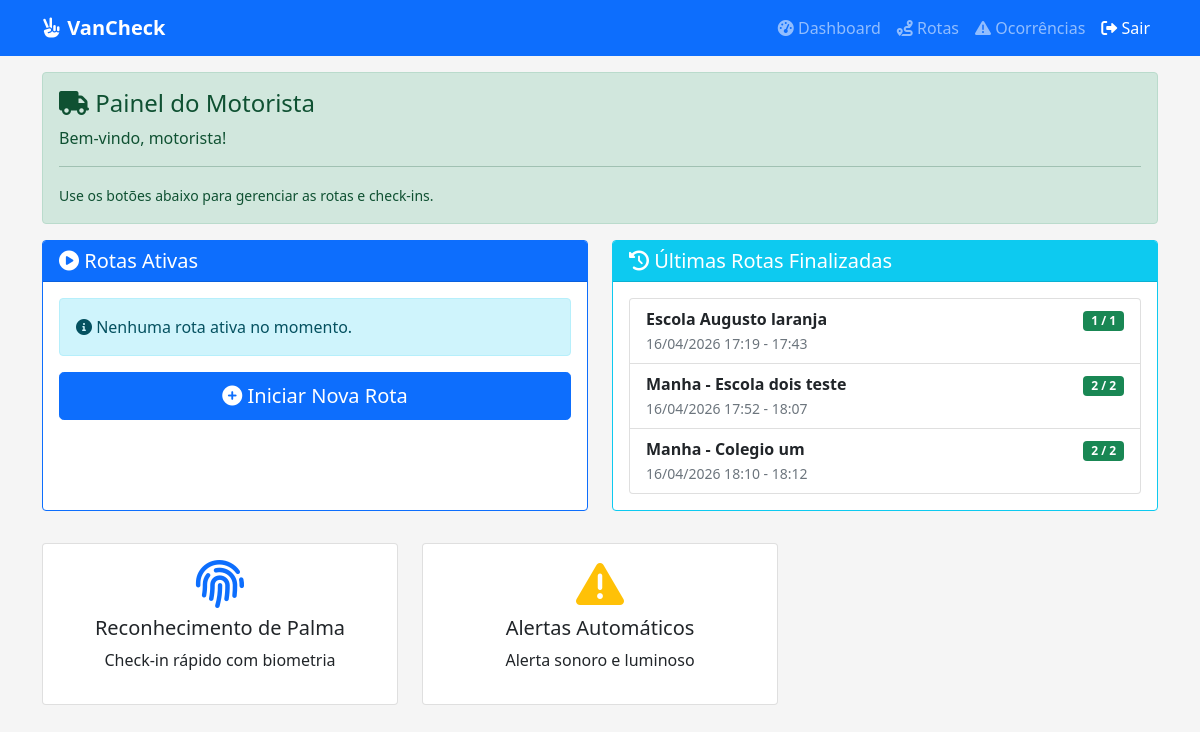
Before: /dashboard/ (signed in) with the older database file.
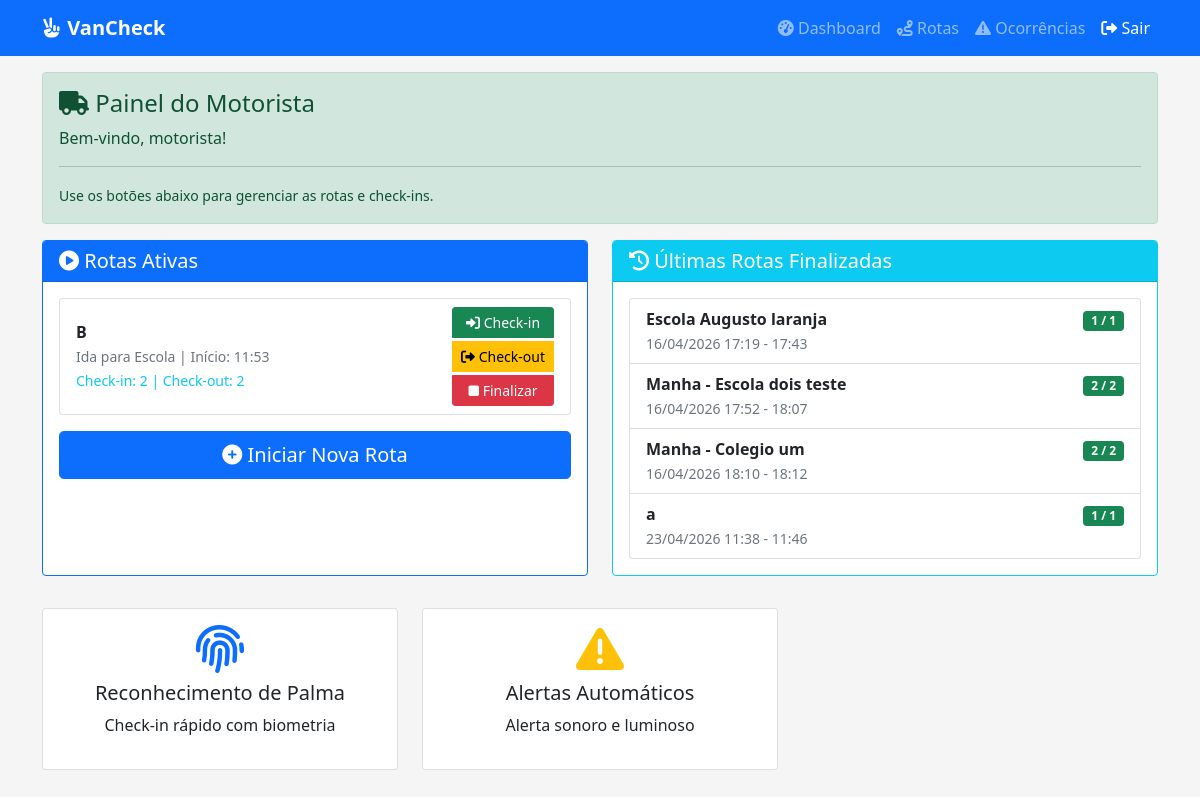
After: the same page with the newer database file.
### apps/checkin/models.py (models this page shows, shortened)
class SessaoRota (models .Model ):
    STATUS_CHOICES =(
    ('ATIVA','Ativa'),
    ('FINALIZADA','Finalizada'),
    ('CANCELADA','Cancelada'),
    )
    TIPO_CHOICES =(
    ('IDA','Ida para Escola'),
    ('VOLTA','Volta para Casa'),
    )
    id =models .UUIDField (primary_key =True ,default =uuid .uuid4 ,editable =False )
    nome_rota =models .CharField (max_length =100 ,help_text ="Ex: Rota Manhã - Bairro A")
    tipo =models .CharField (max_length =5 ,choices =TIPO_CHOICES )
    data_inicio =models .DateTimeField (auto_now_add =True )
    data_fim =models .DateTimeField (null =True ,blank =True )
    status =models .CharField (max_length =10 ,choices =STATUS_CHOICES ,default ='ATIVA')
    motorista =models .CharField (max_length =100 ,blank =True ,default ='')
    horario_previsto =models .TimeField (null =True ,blank =True )
    def get_total_checkins (self ):
        return self .registros .filter (checkin_realizado =True ).count ()
    def get_total_checkouts (self ):
        return self .registros .filter (checkout_realizado =True ).count ()
    def get_divergencia (self ):
        return self .get_total_checkins ()-self .get_total_checkouts ()

### apps/checkin/views.py (the view)
# urls.py: path('dashboard/', dashboard, name='dashboard'),
@login_required
def dashboard (request ):
    print ("=== Acessando Dashboard ===")
    print (f"Usuário: {request .user }")
    rotas_ativas =SessaoRota .objects .filter (status ='ATIVA')
    rotas_finalizadas =SessaoRota .objects .filter (status ='FINALIZADA')[:10 ]
    context ={
    'rotas_ativas':rotas_ativas ,
    'rotas_finalizadas':rotas_finalizadas ,
    'total_ativas':rotas_ativas .count (),
    }
    return render (request ,'dashboard.html',context )

### templates/dashboard.html (shortened to what this page needs)
{% extends 'base.html' %}
{% load static %}
{% block content %}
<div class="row">
    <div class="col-12">
        <div class="alert alert-success">
            <h4><i class="fas fa-truck"></i> Painel do Motorista</h4>
            <p>Bem-vindo, {{ user.get_full_name|default:user.username }}!</p>
            <hr>
            <small>Use os botões abaixo para gerenciar as rotas e check-ins.</small>
        </div>
    </div>
</div>
<div class="row">
    <div class="col-md-6 mb-3">
        <div class="card h-100 border-primary">
            <div class="card-header bg-primary text-white">
                <h5 class="mb-0"><i class="fas fa-play-circle"></i> Rotas Ativas</h5>
            </div>
            <div class="card-body">
                {% if rotas_ativas %}
                    <div class="list-group">
                        {% for rota in rotas_ativas %}
                        <div class="list-group-item">
                            <div class="d-flex justify-content-between align-items-center">
                                <div>
                                    <strong>{{ rota.nome_rota }}</strong><br>
                                    <small class="text-muted">
                                        {{ rota.get_tipo_display }} |
                                        Início: {{ rota.data_inicio|date:"H:i" }}
                                    </small><br>
                                    <small class="text-info">
                                        Check-in: {{ rota.get_total_checkins }} |
                                        Check-out: {{ rota.get_total_checkouts }}
                                    </small>
                                </div>
                                <div class="btn-group-vertical">
                                    <a href="{% url 'checkin_aluno' rota.id %}" class="btn btn-sm btn-success mb-1">
                                        <i class="fas fa-sign-in-alt"></i> Check-in
                                    </a>
                                    <a href="{% url 'checkout_escola' rota.id %}" class="btn btn-sm btn-warning mb-1">
                                        <i class="fas fa-sign-out-alt"></i> Check-out
                                    </a>
                                    <a href="{% url 'finalizar_rota' rota.id %}" class="btn btn-sm btn-danger">
                                        <i class="fas fa-stop"></i> Finalizar
                                    </a>
                                </div>
                            </div>
                        </div>
                        {% endfor %}
                    </div>
                {% else %}
                    <div class="alert alert-info">
                        <i class="fas fa-info-circle"></i> Nenhuma rota ativa no momento.
                    </div>
                {% endif %}
                <div class="d-grid mt-3">
                    <a href="{% url 'iniciar_rota' %}" class="btn btn-primary btn-lg">
                        <i class="fas fa-plus-circle"></i> Iniciar Nova Rota
                    </a>
                </div>
            </div>
        </div>
    </div>
    <div class="col-md-6 mb-3">
        <div class="card h-100 border-info">
            <div class="card-header bg-info text-white">
                <h5 class="mb-0"><i class="fas fa-history"></i> Últimas Rotas Finalizadas</h5>
            </div>
            <div class="card-body">
                {% if rotas_finalizadas %}
                    <div class="list-group">
                        {% for rota in rotas_finalizadas %}
                        <div class="list-group-item">
                            <div class="d-flex justify-content-between">
                                <div>
                                    <strong>{{ rota.nome_rota }}</strong><br>
                                    <small class="text-muted">
                                        {{ rota.data_inicio|date:"d/m/Y H:i" }} - {{ rota.data_fim|date:"H:i" }}
                                    </small>
                                </div>
                                <div class="text-end">
                                    <span class="badge {% if rota.get_divergencia == 0 %}bg-success{% else %}bg-danger{% endif %}">
                                        {{ rota.get_total_checkins }} / {{ rota.get_total_checkouts }}
                                    </span>
                                </div>
                            </div>
                        </div>
                        {% endfor %}
                    </div>
                {% else %}
                    <div class="alert alert-info">
                        <i class="fas fa-info-circle"></i> Nenhuma rota finalizada.
                    </div>
                {% endif %}
            </div>
        </div>
    </div>
</div>
<div class="row mt-3">
    <div class="col-md-4 mb-3">
        <div class="card">
            <div class="card-body text-center">
                <i class="fas fa-fingerprint fa-3x mb-2 text-primary"></i>
                <h5>Reconhecimento de Palma</h5>
                <p>Check-in rápido com biometria</p>
            </div>
        </div>
    </div>
    <div class="col-md-4 mb-3">
        <div class="card">
            <div class="card-body text-center">
                <i class="fas fa-exclamation-triangle fa-3x mb-2 text-warning"></i>
                <h5>Alertas Automáticos</h5>
                <p>Alerta sonoro e luminoso</p>
            </div>
        </div>
    </div>
</div>
{% endblock %}

### templates/base.html (shortened to what this page needs)
{% load static %}
<!DOCTYPE html>
<html lang="pt-br">
<head>
    <link href="https://cdn.jsdelivr.net/npm/bootstrap@5.1.3/dist/css/bootstrap.min.css" rel="stylesheet">
    <link rel="stylesheet" href="https://cdnjs.cloudflare.com/ajax/libs/font-awesome/6.0.0/css/all.min.css">
</head>
<body>
    <nav class="navbar navbar-expand-lg navbar-dark bg-primary">
        <div class="container">
            <a class="navbar-brand" href="/dashboard/">
                <i class="fas fa-hand-peace"></i> VanCheck
            </a>
            <div class="collapse navbar-collapse" id="navbarNav">
                <ul class="navbar-nav ms-auto">
                    {% if user.is_authenticated %}
                        <li class="nav-item">
                            <a class="nav-link" href="/dashboard/">
                                <i class="fas fa-tachometer-alt"></i> Dashboard
                            </a>
                        </li>
                        <li class="nav-item">
                            <a class="nav-link" href="/listar-rotas/">
                                <i class="fas fa-route"></i> Rotas
                            </a>
                        </li>
                        <li class="nav-item">
                            <a class="nav-link" href="/ocorrencias/lista/">
                                <i class="fas fa-exclamation-triangle"></i> Ocorrências
                            </a>
                        </li>
                        <li class="nav-item">
                            <form action="/logout/" method="post" style="display: inline;">
                                <button type="submit" class="btn nav-link" style="background: none; border: none; color: white;">
                                    <i class="fas fa-sign-out-alt"></i> Sair
                                </button>
                            </form>
                        </li>
                    {% endif %}
                </ul>
            </div>
        </div>
    </nav>
    <div class="container mt-3 mb-5">
        {% block content %}
        {% endblock %}
    </div>
</body>
</html>

### templates/base.html (style rules this page uses)
body { background: #f5f5f5; }
.navbar-brand { font-weight: bold; }

Changed rows visible on the page:
added SessaoRota: nome_rota "B", tipo "Ida para Escola", data_inicio "11:53", get_total_checkins "2", get_total_checkouts "2", shown under "Rotas Ativas"
added SessaoRota: nome_rota "a", data_inicio "23/04/2026 11:38", data_fim "11:46", get_total_checkins "1", get_total_checkouts "1", shown under "Últimas Rotas Finalizadas"
Other visible differences:
text no longer shown: "Nenhuma rota ativa no momento."
